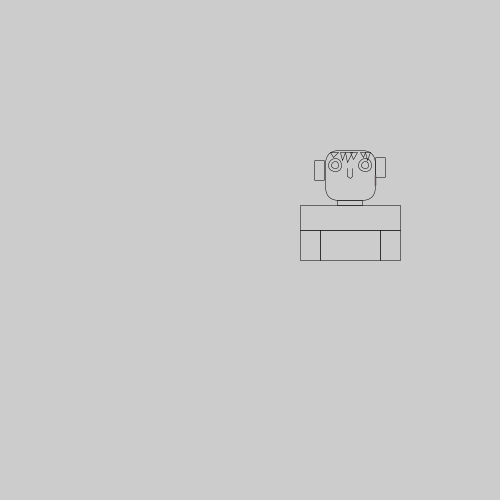
Frame 1 (no input)
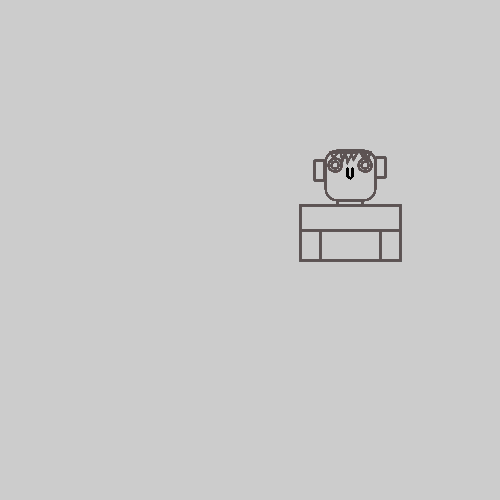
Frame 60 (the mouse pressed at the canvas centre just before this capture)
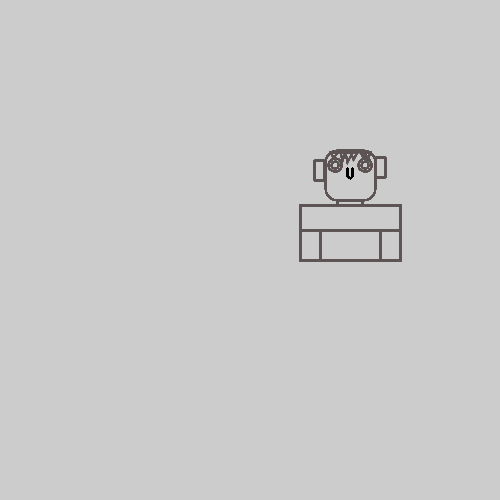
Frame 120 (the mouse held since frame 60 and released just before this capture)

The Processing sketch that drew these frames (run headless with seeded random() and noise(); from frame 60 on, the mouse is pressed at the canvas centre):

// Processing sketch: p2_galiana_calin
// ── p2_galiana_calin.pde
void setup(){
  size(500,500);
  noFill();
}
void draw(){
calin(300,100);
}

// ── CALIN.pde
void calin(float posx, float posy){
  pushMatrix();
    translate(posx,posy);
     // Escala uniforme para respetar proporciones originales (200x300 → 100x200)
  float s = 100.0/200.0;     // = 0.5
  scale(s);
  

  // Centro del lienzo original
  float centerX = 200 / 2.0;
  float centerY = 300 / 2.0;

  //Cuadrado cuello
  noFill();
  rect(75,200,50,10);
   
  // ---- Orejas ----
  noFill();
  rect(29, 120, 20, 40, 2);  
  

  noFill();
  rect(150, 115, 20, 40, 2);  
  

  // ---------- Cabeza centrada ----------
  // Ancho y alto reales de la cabeza
  float cabezaW = 100;
  float cabezaH = 100;
  // Esquina superior izquierda para centrar
  float rectX = centerX - cabezaW/2;
  float rectY = centerY - cabezaH/2;
  
  noFill();
  rect(rectX, rectY, cabezaW, cabezaH, 28);
  // -------------------------------------

  //Torso central
  noFill();
  rect(40, 260, 120, 60);

  //Brazos
  noFill();
  rect(0, 260, 40, 60);
  rect(160, 260, 40, 60);

  // Hombros/Camiseta
  noFill();
  rect(0, 210, 200, 50);

  // Ojos
  noFill();
  ellipse(70, 130, 27, 27);
  noFill();
  ellipse(70, 130, 15, 15);

  noFill();
  ellipse(130, 130, 27, 27);
  noFill();
  ellipse(130, 130, 15, 15);

  // Pelo
  noFill();
 // ---- Pelo ----
noFill();
triangle(61, 104, 66,115, 76,104);
triangle(80, 104, 84,120, 90,104);
triangle(90, 104, 94,125, 104,104);
triangle(100, 104, 106,118, 115,104);
triangle(120, 104, 126,115, 130,104);
triangle(130, 104, 135,120, 140,104);


  // Boca
  stroke(1);
  arc(width/1, 175, 54, 25, 0, PI, PIE);

  // Nariz
  stroke(1);
  line(95, 137, 95, 152);
  line(105, 137, 105, 152);
  line(95, 152, 100, 157);
  line(105, 152, 100, 157);

  // Pendiente
  strokeWeight(3);
  stroke(93, 83, 83);
  line(150, 150, 150, 170);
  popMatrix();
}
